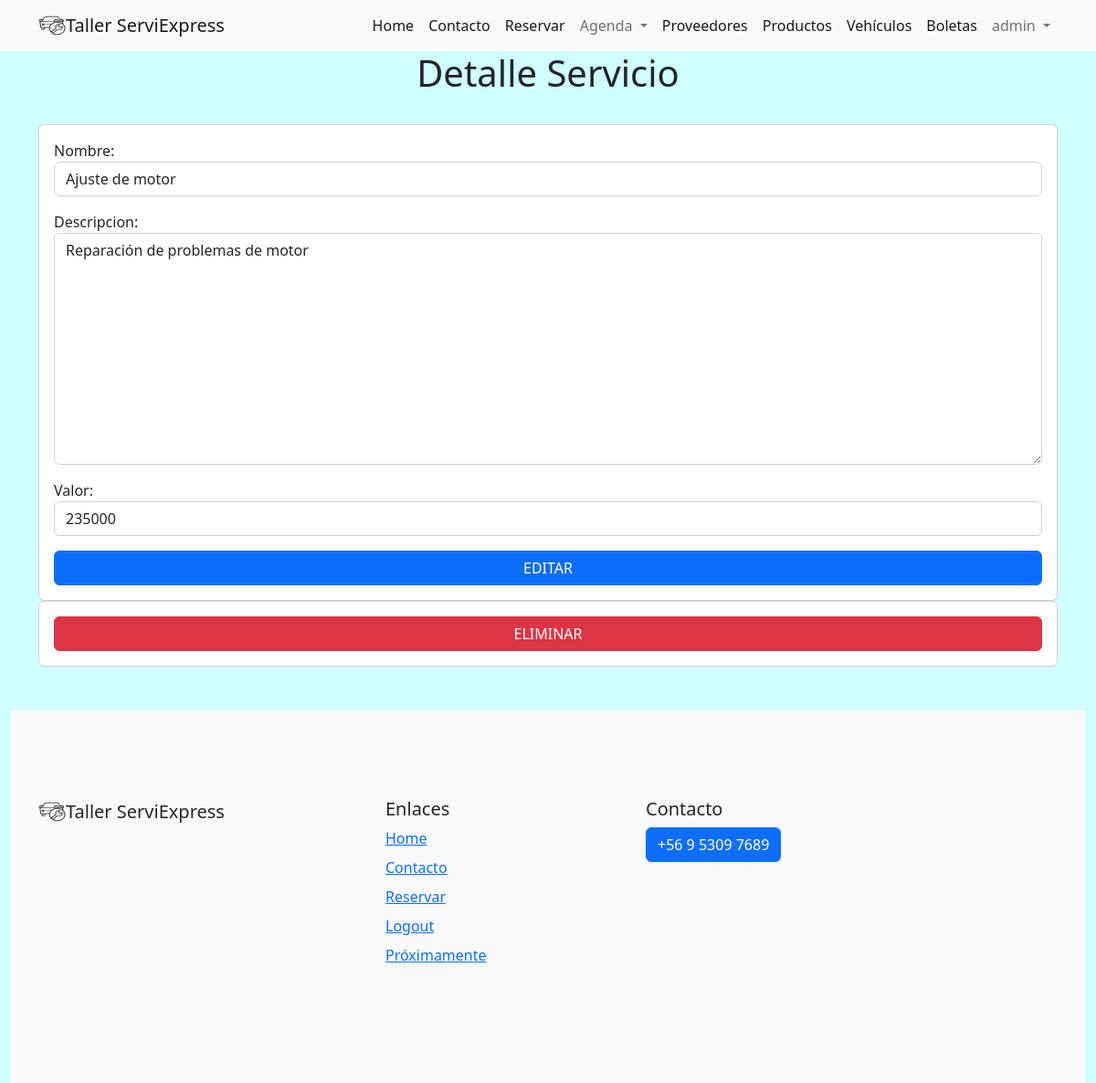
/servicios/1/ (signed in), run on the app's committed database.
### task/models.py (models this page shows, shortened)
class Servicio(models.Model):
    id = models.AutoField(primary_key=True)
    nombre = models.CharField(max_length=30)
    descripcion = models.TextField(blank=True)
    valor = models.IntegerField(blank=True,editable=True)

### task/views.py (the view, shortened to what this page needs)
# urls.py: path('servicios/<int:id>/', views.detalleServicio,name='detalleServicio'),
@login_required
def detalleServicio(request, id):
    if request.method == 'GET':
        servicio = get_object_or_404(Servicio, pk=id)
        form = ServicioForm(instance=servicio)
        return render(request,'detalleServicio.html',{
            'servicio' : servicio, 'form': form
        })

### task/forms.py
class ServicioForm(ModelForm):
    class Meta:
        model = Servicio
        fields = ['nombre','descripcion', 'valor']
        widgets = {
            'nombre' : TextInput(attrs={'class': 'form-control'}),
            'descripcion' : Textarea(attrs={'class': 'form-control'}),
            'valor' : NumberInput(attrs={'class': 'form-control'})
        }

### task/templates/detalleServicio.html (shortened to what this page needs)
{% extends 'base.html' %}
{% block content%}
{% load static %}
<h1 class="text-center">Detalle Servicio</h1>
<br>
<main class="container">
    <div class="row">
        <div class="col-md-8s ">
            <form method="POST" class="card card-body ">
                {{form.as_p}}
                <input name="" id="editar" class="btn btn-primary" type="submit" value="EDITAR">
            </form>
            <form action="{% url 'eliminarServicio' servicio.id %}" method="POST" class="card card-body ">
                <input name=""  class="btn btn-danger" type="submit" value="ELIMINAR">
            </form>
        </div>
    </div>
</main>
{% endblock %}

### task/templates/base.html (shortened to what this page needs)
{% load static %}
<!doctype html>
<html lang="en">
  <head>
    <link href="https://cdn.jsdelivr.net/npm/bootstrap@5.2.3/dist/css/bootstrap.min.css" rel="stylesheet">
    <link type="text/css" rel="stylesheet" href="{% static 'task/css/style.css' %}">
  </head>
  <body>
    <nav class="navbar navbar-expand-lg bg-light">
        <div class="container">
            <img src="{% static 'task/img/mecanico.png' %}" alt="Logo flor " width="30" height="24">
            <a class="navbar-brand" href="{% url 'home' %}">Taller ServiExpress</a>
          <div class="collapse navbar-collapse" id="navbarTogglerDemo01">
            <ul class="navbar-nav ms-auto">
              <li class="nav-item">
                <a class="nav-link active" aria-current="page" href="{% url 'home' %}">Home</a>
              </li>
              <li class="nav-item">
                <a class="nav-link active" aria-current="page" href="{% url 'contacto' %}">Contacto</a>
              </li>
              {% if user.is_authenticated %}
              <li class="nav-item">
                <a class="nav-link active" href="{% url 'crearReserva' %}">Reservar</a>
              </li>
              {% endif %}
              {% if perms.task.view_reserva %}
              <li class="nav-item dropdown">
                <a class="nav-link dropdown-toggle" href="#" role="button" data-bs-toggle="dropdown" aria-expanded="false">
                  Agenda
                </a>
              </li>
              {% endif %}
              {% if perms.task.view_proveedor %}
              <li class="nav-item">
                <a class="nav-link active" href="{% url 'listProveedor' %}">Proveedores</a>
              </li>
              {% endif %}
              {% if perms.task.view_producto %}
              <li class="nav-item">
                <a class="nav-link active" href="{% url 'listProductos' %}">Productos</a>
              </li>
              {% endif %}
              {% if perms.task.view_vehiculo %}
              <li class="nav-item">
                <a class="nav-link active" href="{% url 'listVehiculos' %}">Vehículos</a>
              </li>
              {% endif %}
              {% if perms.task.view_boleta %}
              <li class="nav-item">
                <a class="nav-link active" href="{% url 'listBoletas' %}">Boletas</a>
              </li>
              {% endif %}
              {% if user.is_authenticated %}
              <li class="nav-item dropdown">
                <a class="nav-link dropdown-toggle" href="#" role="button" data-bs-toggle="dropdown" aria-expanded="false">
                  {{ user.username }}
                </a>
              </li>
                {% else %}
                <a class="nav-link active" href="{% url 'iniciarSesion' %}">Login</a>
              </li>
              <li class="nav-item">
                <a class="nav-link active" href="{% url 'registrarse' %}">Registrarse</a>
              </li>
              {% endif %}
            </ul>
          </div>
        </div>
      </nav>
    {% block content %}
    {% endblock %}
    <footer class="container-fluid">
        <footer class="bd-footer py-5 mt-5 bg-light">
            <div class="container py-5">
                <div class="row">
                    <div class="col-lg-3 mb-3">
                        <a class="d-inline-flex align-items-center mb-2 link-dark text-decoration-none" href="/" aria-label="Bootstrap">
                            <img src="{% static 'task/img/mecanico.png' %}" alt="Logo mecanico " width="30" height="24">
                            <span class="fs-5">Taller ServiExpress</span>
                        </a>
                    </div>
                    <div class="col-6 col-lg-2 offset-lg-1 mb-3">
                        <h5>Enlaces</h5>
                        <ul class="list-unstyled">
                            <li class="mb-2"><a href="{% url 'home' %}">Home</a></li>
                            <li class="mb-2"><a href="{% url 'contacto' %}">Contacto</a></li>
                            {% if user.is_authenticated %}
                            <li class="mb-2"><a href="{% url 'crearReserva' %}">Reservar</a></li>
                            <li class="mb-2"><a href="{% url 'cerrarSesion' %}">Logout</a></li>
                            {% else %}
                            <li class="mb-2"><a href="{% url 'iniciarSesion' %}">Login</a></li>
                            <li class="mb-2"><a href="{% url 'registrarse' %}">Registrarse</a></li>
                            {% endif %}
                            <li class="mb-2"><a href="#">Próximamente</a></li>
                        </ul>
                    </div>
                    <div class="col-6 col-lg-2 offset-lg-1 mb-3">
                        <h5>Contacto</h5>
                        <p class="btn btn-primary">+56 9 5309 7689</p>
                    </div>
                </div>
            </div>
        </footer>
    </footer>
  </body>
</html>

### task/static/task/css/style.css (style rules this page uses)
body { background-color: #d0ffff; }

### data on the page
Servicio: nombre "Ajuste de motor", descripcion "Reparación de problemas de motor", valor "235000"

### other printed values
{{ user.username }} "admin"
